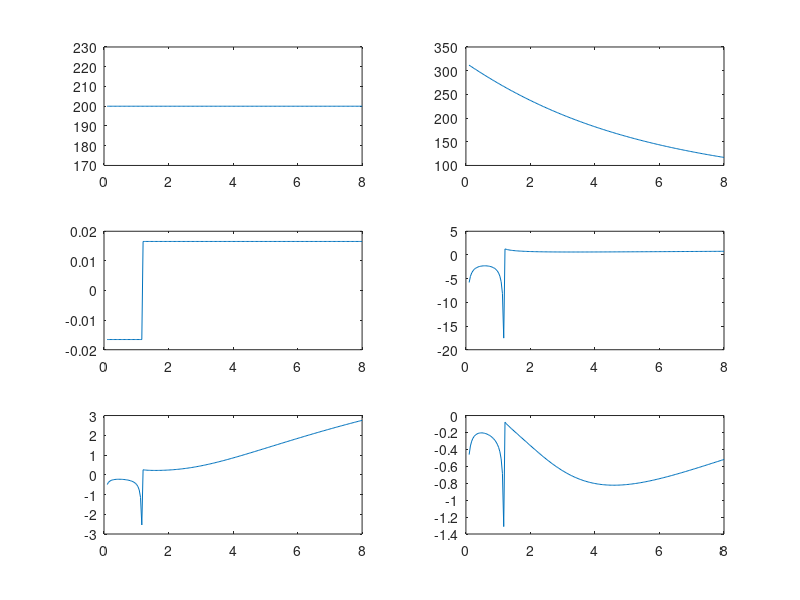

Recreate this plot in MATLAB.
%% Calcul du gain feedback
% Linéarisation du modèe autour de
% Xeq = [x0, y0, phi0, u0, 0, 0]'
% Ueq = [T0, 0]
% Avec T0 = Fx u0^2
% Calcul d'un gain LQR sur modele augmente de ksi = int(en)


%clear; clc; close all;

load("./data/params.mat")

Fx  = params.Fx;
m   = params.m;
S   = params.S;
rho = params.rho;
Lg  = params.Lg;
I   = params.I;
Yg  = params.Yg;


u0 = linspace(0.1,8,200); % [m/s]
K = ones(6, length(u0));


Q_lon = diag([1/4, 1/4]);
R_lon = (1/400)^2;
Q_lat = diag([1e-3, (2/pi)^2, 1/4, 1/0.09]);
R_lat   = (6/pi)^2;   % = 1/(pi/6)^2

for i = 1:length(u0)
    
    u = u0(i);
    % Coefficients
    af  = 2*Fx*u/m;
    av  = 2*rho*S*u/m;
    ar  = Yg/I;
    bv  = 2*rho*S*u^2/m;
    br  = 2*rho*S*Lg*u^2/I;
    
    % Sous-systeme longitudinal
    A_lon = [0,  1;
             0, -af];
    B_lon = [0; 1/m];
    
    K_lon = lqr(A_lon, B_lon, Q_lon, R_lon);
    
    % Sous-systeme lateral
    A_lat   = [0,  u,   1,    0;
               0,   0,   0,    1;
               0,   0,  -av,  -u;
               0,   0, br/Lg, -ar];
    
    B_lat   = [0;   0;   bv;  -br];
   
    K_lat = lqr(A_lat, B_lat, Q_lat, R_lat);
    
    K(:,i) = [K_lon'; K_lat'];
end

figure;
subplot(3,2,1)
plot(u0,K(1,:));
subplot(3,2,2)
plot(u0,K(2,:));
subplot(3,2,3)
plot(u0,K(3,:));
subplot(3,2,4)
plot(u0,K(4,:));
subplot(3,2,5)
plot(u0,K(5,:));
subplot(3,2,6)
plot(u0,K(6,:));

% Affichage des poles en boucle fermee
%fprintf('Pôles BF longitudinal : '); 
%disp(eig(A_lon - B_lon*K_lon)');
%fprintf('Pôles BF latéral      : '); 
%disp(eig(A_lat_a- B_lat_a*K_lat_a)');
